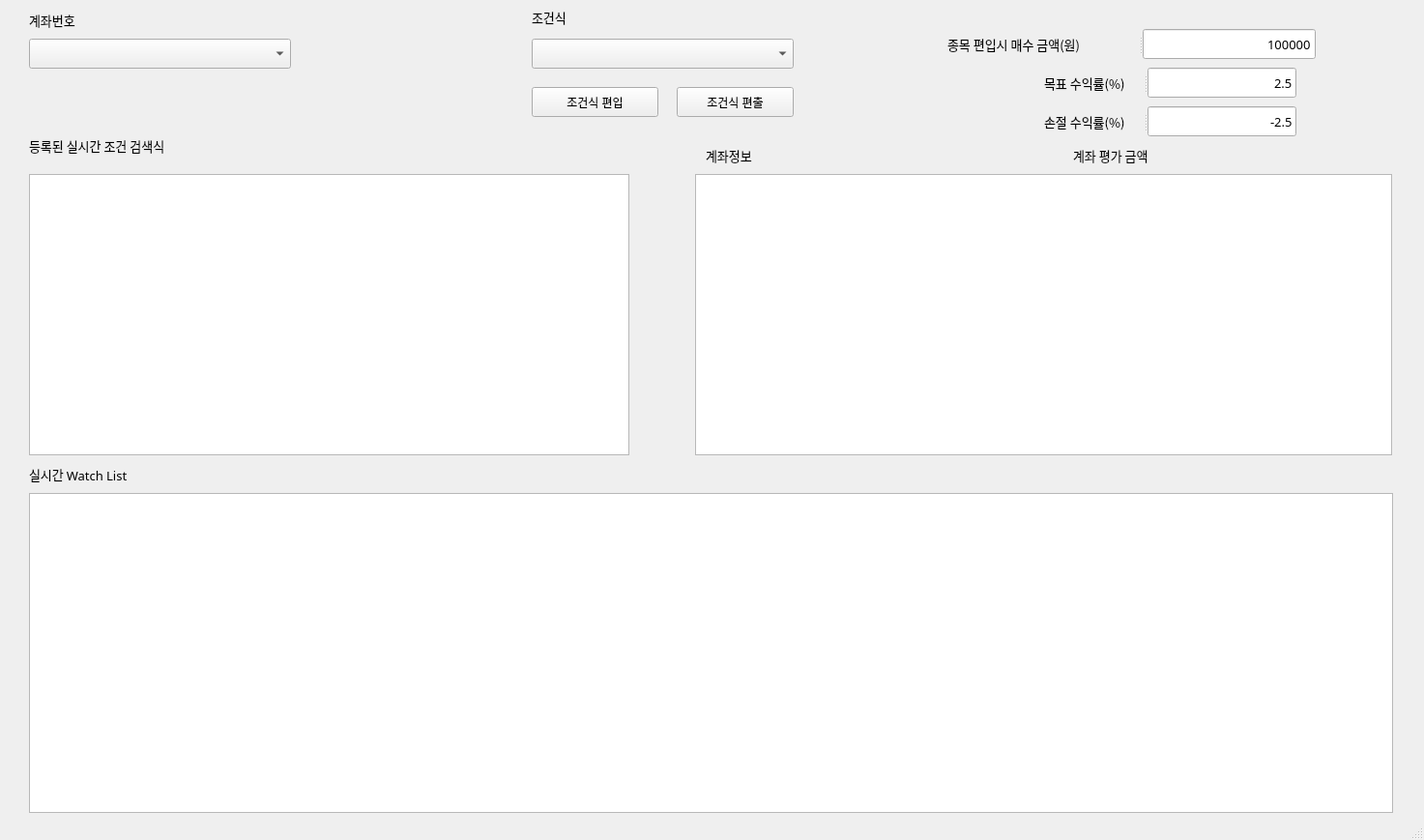
<?xml version="1.0" encoding="UTF-8"?>
<ui version="4.0">
 <class>MainWindow</class>
 <widget class="QMainWindow" name="MainWindow">
  <property name="geometry">
   <rect>
    <x>0</x>
    <y>0</y>
    <width>1473</width>
    <height>869</height>
   </rect>
  </property>
  <property name="windowTitle">
   <string>AutoTrader</string>
  </property>
  <widget class="QWidget" name="centralwidget">
   <widget class="QComboBox" name="conditionComboBox">
    <property name="geometry">
     <rect>
      <x>550</x>
      <y>40</y>
      <width>271</width>
      <height>31</height>
     </rect>
    </property>
   </widget>
   <widget class="QPushButton" name="conditionInPushButton">
    <property name="geometry">
     <rect>
      <x>550</x>
      <y>90</y>
      <width>131</width>
      <height>31</height>
     </rect>
    </property>
    <property name="text">
     <string>조건식 편입</string>
    </property>
   </widget>
   <widget class="QPushButton" name="conditionOutPushButton">
    <property name="geometry">
     <rect>
      <x>700</x>
      <y>90</y>
      <width>121</width>
      <height>31</height>
     </rect>
    </property>
    <property name="text">
     <string>조건식 편출</string>
    </property>
   </widget>
   <widget class="QTableView" name="registeredTableView">
    <property name="geometry">
     <rect>
      <x>30</x>
      <y>180</y>
      <width>621</width>
      <height>291</height>
     </rect>
    </property>
   </widget>
   <widget class="QTableView" name="watchListTableView">
    <property name="geometry">
     <rect>
      <x>30</x>
      <y>510</y>
      <width>1411</width>
      <height>331</height>
     </rect>
    </property>
   </widget>
   <widget class="QLabel" name="label_4">
    <property name="geometry">
     <rect>
      <x>30</x>
      <y>480</y>
      <width>181</width>
      <height>21</height>
     </rect>
    </property>
    <property name="font">
     <font>
      <family>새굴림</family>
      <pointsize>10</pointsize>
     </font>
    </property>
    <property name="text">
     <string>실시간 Watch List</string>
    </property>
   </widget>
   <widget class="QLabel" name="label_5">
    <property name="geometry">
     <rect>
      <x>30</x>
      <y>140</y>
      <width>241</width>
      <height>21</height>
     </rect>
    </property>
    <property name="font">
     <font>
      <family>새굴림</family>
      <pointsize>10</pointsize>
     </font>
    </property>
    <property name="text">
     <string>등록된 실시간 조건 검색식</string>
    </property>
   </widget>
   <widget class="QLabel" name="label_6">
    <property name="geometry">
     <rect>
      <x>550</x>
      <y>10</y>
      <width>111</width>
      <height>16</height>
     </rect>
    </property>
    <property name="font">
     <font>
      <family>새굴림</family>
      <pointsize>10</pointsize>
     </font>
    </property>
    <property name="text">
     <string>조건식</string>
    </property>
   </widget>
   <widget class="QLabel" name="label_7">
    <property name="geometry">
     <rect>
      <x>30</x>
      <y>10</y>
      <width>91</width>
      <height>21</height>
     </rect>
    </property>
    <property name="font">
     <font>
      <family>새굴림</family>
      <pointsize>10</pointsize>
     </font>
    </property>
    <property name="text">
     <string>계좌번호</string>
    </property>
   </widget>
   <widget class="QComboBox" name="accountNumComboBox">
    <property name="geometry">
     <rect>
      <x>30</x>
      <y>40</y>
      <width>271</width>
      <height>31</height>
     </rect>
    </property>
    <property name="font">
     <font>
      <family>새굴림</family>
      <pointsize>10</pointsize>
     </font>
    </property>
   </widget>
   <widget class="QTableView" name="accountTableView">
    <property name="geometry">
     <rect>
      <x>719</x>
      <y>180</y>
      <width>721</width>
      <height>291</height>
     </rect>
    </property>
   </widget>
   <widget class="QLabel" name="label_8">
    <property name="geometry">
     <rect>
      <x>730</x>
      <y>150</y>
      <width>90</width>
      <height>21</height>
     </rect>
    </property>
    <property name="font">
     <font>
      <family>새굴림</family>
      <pointsize>10</pointsize>
     </font>
    </property>
    <property name="text">
     <string>계좌정보</string>
    </property>
   </widget>
   <widget class="QLabel" name="currentBalanceLabel">
    <property name="geometry">
     <rect>
      <x>1110</x>
      <y>150</y>
      <width>301</width>
      <height>21</height>
     </rect>
    </property>
    <property name="font">
     <font>
      <family>새굴림</family>
      <pointsize>10</pointsize>
     </font>
    </property>
    <property name="text">
     <string>계좌 평가 금액</string>
    </property>
   </widget>
   <widget class="QSplitter" name="splitter">
    <property name="geometry">
     <rect>
      <x>980</x>
      <y>30</y>
      <width>381</width>
      <height>31</height>
     </rect>
    </property>
    <property name="font">
     <font>
      <family>새굴림</family>
      <pointsize>10</pointsize>
     </font>
    </property>
    <property name="orientation">
     <enum>Qt::Horizontal</enum>
    </property>
    <widget class="QLabel" name="label">
     <property name="font">
      <font>
       <family>새굴림</family>
       <pointsize>10</pointsize>
      </font>
     </property>
     <property name="text">
      <string>종목 편입시 매수 금액(원)</string>
     </property>
    </widget>
    <widget class="QLineEdit" name="buyAmountLineEdit">
     <property name="font">
      <font>
       <family>새굴림</family>
       <pointsize>10</pointsize>
      </font>
     </property>
     <property name="text">
      <string>100000</string>
     </property>
     <property name="alignment">
      <set>Qt::AlignRight|Qt::AlignTrailing|Qt::AlignVCenter</set>
     </property>
    </widget>
   </widget>
   <widget class="QSplitter" name="splitter_2">
    <property name="geometry">
     <rect>
      <x>1080</x>
      <y>70</y>
      <width>261</width>
      <height>31</height>
     </rect>
    </property>
    <property name="font">
     <font>
      <family>새굴림</family>
      <pointsize>10</pointsize>
     </font>
    </property>
    <property name="orientation">
     <enum>Qt::Horizontal</enum>
    </property>
    <widget class="QLabel" name="label_2">
     <property name="font">
      <font>
       <family>새굴림</family>
       <pointsize>10</pointsize>
      </font>
     </property>
     <property name="text">
      <string>목표 수익률(%)</string>
     </property>
    </widget>
    <widget class="QLineEdit" name="goalReturnLineEdit">
     <property name="font">
      <font>
       <family>새굴림</family>
       <pointsize>10</pointsize>
      </font>
     </property>
     <property name="text">
      <string>2.5</string>
     </property>
     <property name="alignment">
      <set>Qt::AlignRight|Qt::AlignTrailing|Qt::AlignVCenter</set>
     </property>
    </widget>
   </widget>
   <widget class="QSplitter" name="splitter_3">
    <property name="geometry">
     <rect>
      <x>1080</x>
      <y>110</y>
      <width>261</width>
      <height>31</height>
     </rect>
    </property>
    <property name="font">
     <font>
      <family>새굴림</family>
      <pointsize>10</pointsize>
     </font>
    </property>
    <property name="orientation">
     <enum>Qt::Horizontal</enum>
    </property>
    <widget class="QLabel" name="label_3">
     <property name="font">
      <font>
       <family>새굴림</family>
       <pointsize>10</pointsize>
      </font>
     </property>
     <property name="text">
      <string>손절 수익률(%)</string>
     </property>
    </widget>
    <widget class="QLineEdit" name="stopLossLineEdit">
     <property name="font">
      <font>
       <family>새굴림</family>
       <pointsize>10</pointsize>
      </font>
     </property>
     <property name="text">
      <string>-2.5</string>
     </property>
     <property name="alignment">
      <set>Qt::AlignRight|Qt::AlignTrailing|Qt::AlignVCenter</set>
     </property>
    </widget>
   </widget>
  </widget>
  <widget class="QStatusBar" name="statusbar"/>
 </widget>
 <resources/>
 <connections/>
</ui>
